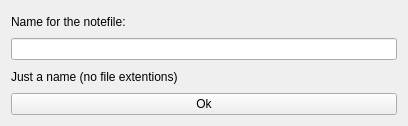
<?xml version="1.0" encoding="UTF-8"?>
<ui version="4.0">
 <class>NewNFDialogue</class>
 <widget class="QWidget" name="NewNFDialogue">
  <property name="geometry">
   <rect>
    <x>0</x>
    <y>0</y>
    <width>408</width>
    <height>126</height>
   </rect>
  </property>
  <property name="sizePolicy">
   <sizepolicy hsizetype="Preferred" vsizetype="Preferred">
    <horstretch>0</horstretch>
    <verstretch>0</verstretch>
   </sizepolicy>
  </property>
  <property name="windowTitle">
   <string>New notefile</string>
  </property>
  <layout class="QVBoxLayout" name="verticalLayout_2">
   <item>
    <layout class="QVBoxLayout" name="verticalLayout">
     <property name="sizeConstraint">
      <enum>QLayout::SetDefaultConstraint</enum>
     </property>
     <item>
      <widget class="QLabel" name="label">
       <property name="frameShape">
        <enum>QFrame::NoFrame</enum>
       </property>
       <property name="text">
        <string>Name for the notefile:</string>
       </property>
      </widget>
     </item>
     <item>
      <widget class="QLineEdit" name="lineEdit"/>
     </item>
     <item>
      <widget class="QLabel" name="helpLabel">
       <property name="text">
        <string>Just a name (no file extentions)</string>
       </property>
      </widget>
     </item>
     <item>
      <widget class="QPushButton" name="okButton">
       <property name="text">
        <string>Ok</string>
       </property>
       <property name="shortcut">
        <string>Return</string>
       </property>
      </widget>
     </item>
    </layout>
   </item>
  </layout>
  <action name="actionEscape">
   <property name="text">
    <string>escape</string>
   </property>
   <property name="shortcut">
    <string>Esc</string>
   </property>
  </action>
 </widget>
 <resources/>
 <connections>
  <connection>
   <sender>actionEscape</sender>
   <signal>triggered()</signal>
   <receiver>NewNFDialogue</receiver>
   <slot>close()</slot>
   <hints>
    <hint type="sourcelabel">
     <x>-1</x>
     <y>-1</y>
    </hint>
    <hint type="destinationlabel">
     <x>203</x>
     <y>48</y>
    </hint>
   </hints>
  </connection>
  <connection>
   <sender>okButton</sender>
   <signal>clicked()</signal>
   <receiver>NewNFDialogue</receiver>
   <slot>input_done()</slot>
   <hints>
    <hint type="sourcelabel">
     <x>83</x>
     <y>116</y>
    </hint>
    <hint type="destinationlabel">
     <x>62</x>
     <y>76</y>
    </hint>
   </hints>
  </connection>
  <connection>
   <sender>lineEdit</sender>
   <signal>returnPressed()</signal>
   <receiver>okButton</receiver>
   <slot>click()</slot>
   <hints>
    <hint type="sourcelabel">
     <x>306</x>
     <y>44</y>
    </hint>
    <hint type="destinationlabel">
     <x>309</x>
     <y>110</y>
    </hint>
   </hints>
  </connection>
 </connections>
 <slots>
  <slot>input_done()</slot>
 </slots>
</ui>
